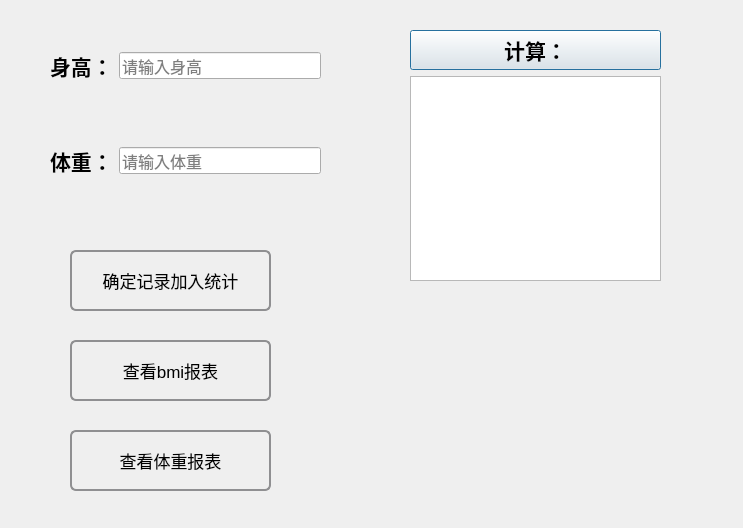
<?xml version="1.0" encoding="UTF-8"?>
<ui version="4.0">
 <class>bmiDialog</class>
 <widget class="QDialog" name="bmiDialog">
  <property name="geometry">
   <rect>
    <x>0</x>
    <y>0</y>
    <width>743</width>
    <height>528</height>
   </rect>
  </property>
  <property name="windowTitle">
   <string>Dialog</string>
  </property>
  <property name="styleSheet">
   <string notr="true">#bmiDialog{border-image: url(:/IMage/R-d.png);}</string>
  </property>
  <widget class="QWidget" name="layoutWidget">
   <property name="geometry">
    <rect>
     <x>50</x>
     <y>20</y>
     <width>271</width>
     <height>91</height>
    </rect>
   </property>
   <layout class="QHBoxLayout" name="horizontalLayout">
    <item>
     <widget class="QLabel" name="label">
      <property name="font">
       <font>
        <family>楷体</family>
        <pointsize>16</pointsize>
        <italic>false</italic>
        <bold>true</bold>
       </font>
      </property>
      <property name="text">
       <string>身高：</string>
      </property>
     </widget>
    </item>
    <item>
     <widget class="QLineEdit" name="heightle">
      <property name="font">
       <font>
        <pointsize>12</pointsize>
       </font>
      </property>
      <property name="placeholderText">
       <string>请输入身高</string>
      </property>
     </widget>
    </item>
   </layout>
  </widget>
  <widget class="QWidget" name="layoutWidget">
   <property name="geometry">
    <rect>
     <x>50</x>
     <y>120</y>
     <width>271</width>
     <height>81</height>
    </rect>
   </property>
   <layout class="QHBoxLayout" name="horizontalLayout_2">
    <item>
     <widget class="QLabel" name="label_2">
      <property name="font">
       <font>
        <family>楷体</family>
        <pointsize>16</pointsize>
        <bold>true</bold>
       </font>
      </property>
      <property name="text">
       <string>体重：</string>
      </property>
     </widget>
    </item>
    <item>
     <widget class="QLineEdit" name="weightle">
      <property name="font">
       <font>
        <pointsize>12</pointsize>
       </font>
      </property>
      <property name="placeholderText">
       <string>请输入体重</string>
      </property>
     </widget>
    </item>
   </layout>
  </widget>
  <widget class="QWidget" name="layoutWidget">
   <property name="geometry">
    <rect>
     <x>410</x>
     <y>30</y>
     <width>251</width>
     <height>251</height>
    </rect>
   </property>
   <layout class="QVBoxLayout" name="verticalLayout">
    <item>
     <widget class="QPushButton" name="bmiButton">
      <property name="font">
       <font>
        <family>楷体</family>
        <pointsize>16</pointsize>
        <bold>true</bold>
       </font>
      </property>
      <property name="text">
       <string>计算：</string>
      </property>
     </widget>
    </item>
    <item>
     <widget class="QTextEdit" name="textEdit">
      <property name="font">
       <font>
        <pointsize>14</pointsize>
       </font>
      </property>
     </widget>
    </item>
   </layout>
  </widget>
  <widget class="QPushButton" name="pushButton">
   <property name="geometry">
    <rect>
     <x>70</x>
     <y>250</y>
     <width>201</width>
     <height>61</height>
    </rect>
   </property>
   <property name="font">
    <font>
     <pointsize>13</pointsize>
    </font>
   </property>
   <property name="styleSheet">
    <string notr="true">QPushButton {
     border: 2px solid #8f8f91;
     border-radius: 6px;
     background-color: qlineargradient(x1: 0, y1: 0, x2: 0, y2: 1,
                                       stop: 0#00ff7f, stop: 1 #dadbde);
     min-width: 80px;

 }

 QPushButton:pressed {
     background-color: qlineargradient(x1: 0, y1: 0, x2: 0, y2: 1,
                                       stop: 0 #dadbde, stop: 1 #f6f7fa);
 }

 QPushButton:flat {
     border: none; /* no border for a flat push button */
 }

 QPushButton:default {
     border-color: navy; /* make the default button prominent */
 }</string>
   </property>
   <property name="text">
    <string>确定记录加入统计</string>
   </property>
  </widget>
  <widget class="QPushButton" name="pushButton_2">
   <property name="geometry">
    <rect>
     <x>70</x>
     <y>340</y>
     <width>201</width>
     <height>61</height>
    </rect>
   </property>
   <property name="font">
    <font>
     <pointsize>13</pointsize>
    </font>
   </property>
   <property name="styleSheet">
    <string notr="true">QPushButton {
     border: 2px solid #8f8f91;
     border-radius: 6px;
     background-color: qlineargradient(x1: 0, y1: 0, x2: 0, y2: 1,
                                       stop: 0#00ff7f, stop: 1 #dadbde);
     min-width: 80px;

 }

 QPushButton:pressed {
     background-color: qlineargradient(x1: 0, y1: 0, x2: 0, y2: 1,
                                       stop: 0 #dadbde, stop: 1 #f6f7fa);
 }

 QPushButton:flat {
     border: none; /* no border for a flat push button */
 }

 QPushButton:default {
     border-color: navy; /* make the default button prominent */
 }</string>
   </property>
   <property name="text">
    <string>查看bmi报表</string>
   </property>
  </widget>
  <widget class="QPushButton" name="pushButton_3">
   <property name="geometry">
    <rect>
     <x>70</x>
     <y>430</y>
     <width>201</width>
     <height>61</height>
    </rect>
   </property>
   <property name="font">
    <font>
     <pointsize>13</pointsize>
    </font>
   </property>
   <property name="styleSheet">
    <string notr="true">QPushButton {
     border: 2px solid #8f8f91;
     border-radius: 6px;
     background-color: qlineargradient(x1: 0, y1: 0, x2: 0, y2: 1,
                                       stop: 0#00ff7f, stop: 1 #dadbde);
     min-width: 80px;

 }

 QPushButton:pressed {
     background-color: qlineargradient(x1: 0, y1: 0, x2: 0, y2: 1,
                                       stop: 0 #dadbde, stop: 1 #f6f7fa);
 }

 QPushButton:flat {
     border: none; /* no border for a flat push button */
 }

 QPushButton:default {
     border-color: navy; /* make the default button prominent */
 }</string>
   </property>
   <property name="text">
    <string>查看体重报表</string>
   </property>
  </widget>
 </widget>
 <resources/>
 <connections/>
</ui>
